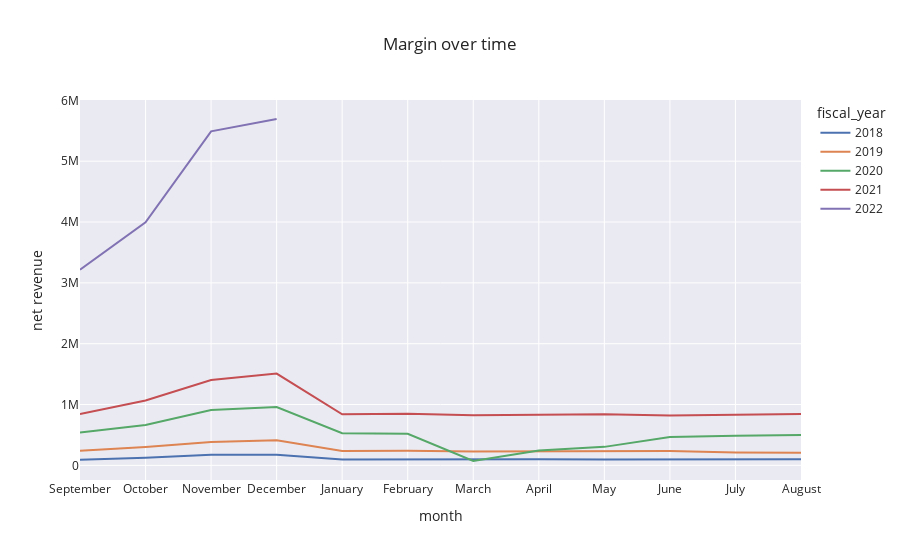

Source (notebook cell):
### Code cell
# margin over time
fig=px.line(
    monthly_data,
    x='month',
    y='margin',
    color='fiscal_year',
    template='seaborn',
    category_orders={'month':order_of_months},
    title='Margin over time'
)

fig.update_layout(
    xaxis_title="month", yaxis_title="net revenue"
)

fig.show()

### Figure 1 — Plotly figure (JSON) as saved in the notebook; plotly's stock layout.template omitted (floating-point values rounded to 4 significant figures)
{"data": [{"hovertemplate": "fiscal_year=2018<br>month=%{x}<br>margin=%{y}<extra></extra>", "legendgroup": "2018", "line": {"color": "rgb(76,114,176)", "dash": "solid"}, "marker": {"symbol": "circle"}, "mode": "lines", "name": "2018", "orientation": "v", "showlegend": true, "type": "scatter", "x": ["September", "October", "November", "December", "January", "February", "March", "April", "May", "June", "July", "August"], "xaxis": "x", "y": [93060.0, 125500.0, 175700.0, 176200.0, 96280.0, 99210.0, 104800.0, 100900.0, 97090.0, 101400.0, 98720.0, 100400.0], "yaxis": "y"}, {"hovertemplate": "fiscal_year=2019<br>month=%{x}<br>margin=%{y}<extra></extra>", "legendgroup": "2019", "line": {"color": "rgb(221,132,82)", "dash": "solid"}, "marker": {"symbol": "circle"}, "mode": "lines", "name": "2019", "orientation": "v", "showlegend": true, "type": "scatter", "x": ["September", "October", "November", "December", "January", "February", "March", "April", "May", "June", "July", "August"], "xaxis": "x", "y": [240200.0, 300200.0, 383100.0, 412600.0, 234400.0, 241600.0, 227400.0, 232700.0, 236100.0, 234800.0, 213500.0, 207000.0], "yaxis": "y"}, {"hovertemplate": "fiscal_year=2020<br>month=%{x}<br>margin=%{y}<extra></extra>", "legendgroup": "2020", "line": {"color": "rgb(85,168,104)", "dash": "solid"}, "marker": {"symbol": "circle"}, "mode": "lines", "name": "2020", "orientation": "v", "showlegend": true, "type": "scatter", "x": ["September", "October", "November", "December", "January", "February", "March", "April", "May", "June", "July", "August"], "xaxis": "x", "y": [540800.0, 663000.0, 909200.0, 958400.0, 529000.0, 518700.0, 71840.0, 243300.0, 304000.0, 467400.0, 486000.0, 497200.0], "yaxis": "y"}, {"hovertemplate": "fiscal_year=2021<br>month=%{x}<br>margin=%{y}<extra></extra>", "legendgroup": "2021", "line": {"color": "rgb(196,78,82)", "dash": "solid"}, "marker": {"symbol": "circle"}, "mode": "lines", "name": "2021", "orientation": "v", "showlegend": true, "type": "scatter", "x": ["September", "October", "November", "December", "January", "February", "March", "April", "May", "June", "July", "August"], "xaxis": "x", "y": [842600.0, 1065000.0, 1402000.0, 1509000.0, 838700.0, 848700.0, 824100.0, 837400.0, 840700.0, 817900.0, 835400.0, 844600.0], "yaxis": "y"}, {"hovertemplate": "fiscal_year=2022<br>month=%{x}<br>margin=%{y}<extra></extra>", "legendgroup": "2022", "line": {"color": "rgb(129,114,179)", "dash": "solid"}, "marker": {"symbol": "circle"}, "mode": "lines", "name": "2022", "orientation": "v", "showlegend": true, "type": "scatter", "x": ["September", "October", "November", "December"], "xaxis": "x", "y": [3216000.0, 3996000.0, 5490000.0, 5693000.0], "yaxis": "y"}], "layout": {"legend": {"title": {"text": "fiscal_year"}, "tracegroupgap": 0}, "title": {"text": "Margin over time"}, "xaxis": {"anchor": "y", "categoryarray": ["September", "October", "November", "December", "January", "February", "March", "April", "May", "June", "July", "August"], "categoryorder": "array", "domain": [0, 1], "title": {"text": "month"}}, "yaxis": {"anchor": "x", "domain": [0, 1], "title": {"text": "net revenue"}}}}
